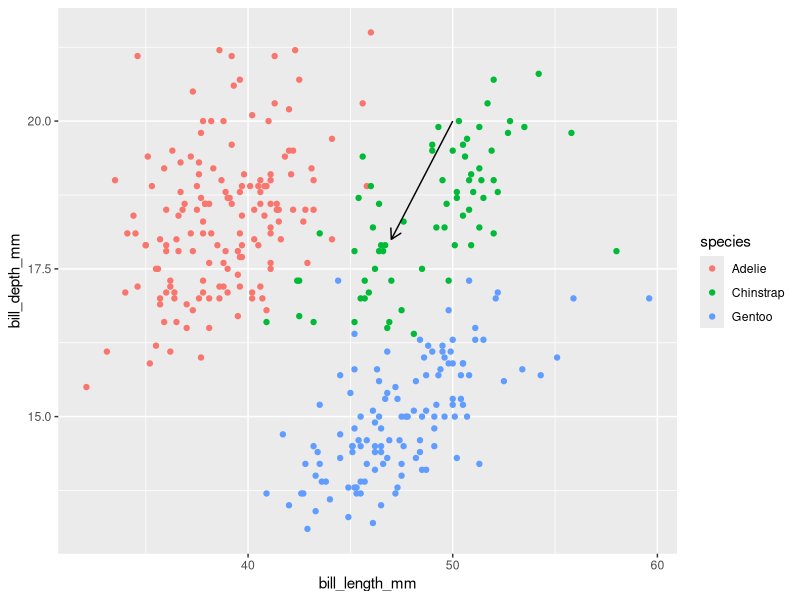
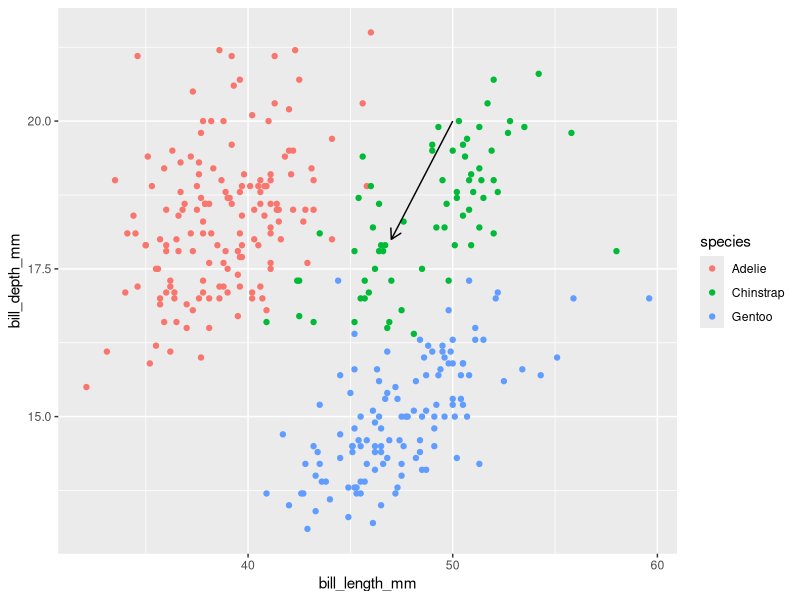

Recreate these plots in R, in order.

            library(ggplot2)
            library(palmerpenguins)
            built_answer <- tryCatch(
                {
                    set.seed(42)
                    ggplot(penguins, aes(x = bill_length_mm, y = bill_depth_mm, colour = species)) + geom_point() + annotate("segment", x = 50, xend = 47, y = 20, yend = 18, colour = "black", arrow = arrow(length = unit(0.3, "cm")))
                    suppressWarnings(
                        if (!file.exists("/sandbox/figures/bill-length_bill-depth_scatter_annotate_segment_answer.png")) {
                            ggsave(
                                width = 3,
                                height = 3,
                                "/sandbox/figures/bill-length_bill-depth_scatter_annotate_segment_answer.png"
                            )
                        }
                    )
                    suppressWarnings(
                        ggplot_build(last_plot())
                    )
                },
                error = function(e) {
                    'ERROR'
                }
            )
            built_submission <- tryCatch(
                {
                    set.seed(42)
                    ggplot(data = penguins, aes(x = bill_length_mm, y = bill_depth_mm, color = species)) +
  geom_point() +
  annotate("segment", x = 50, y = 20, xend = 47, yend = 18, arrow = arrow(length = unit(0.3, "cm")), col = "black")
                    suppressWarnings(
                        ggsave(
                            width = 3,
                            height = 3,
                            "figures/bill-length_bill-depth_scatter_annotate_segment_submission_qwen.png"
                        )
                    )
                    suppressWarnings(
                        ggplot_build(last_plot())
                    )
                },
                error = function(e) {
                    'ERROR'
                }
            )
            cat(isTRUE(all.equal(built_answer, built_submission)))
        
